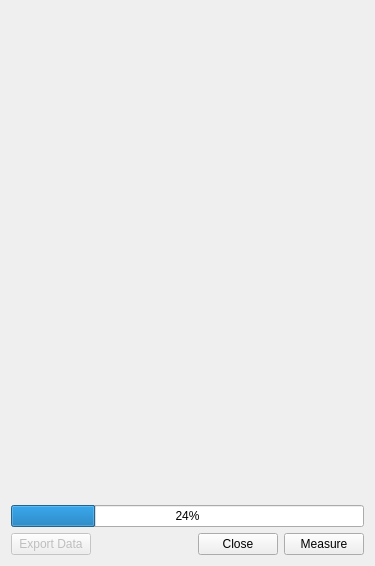
<?xml version="1.0" encoding="UTF-8"?>
<ui version="4.0">
 <class>MainWindow</class>
 <widget class="QMainWindow" name="MainWindow">
  <property name="enabled">
   <bool>true</bool>
  </property>
  <property name="geometry">
   <rect>
    <x>0</x>
    <y>0</y>
    <width>375</width>
    <height>505</height>
   </rect>
  </property>
  <property name="windowTitle">
   <string>MainWindow</string>
  </property>
  <property name="windowIcon">
   <iconset>
    <normaloff>:/new/icon_resource/RS.ico</normaloff>
    <normalon>:/new/icon_resource/RS.ico</normalon>:/new/icon_resource/RS.ico</iconset>
  </property>
  <widget class="QWidget" name="centralWidget">
   <layout class="QVBoxLayout" name="verticalLayout_4">
    <item>
     <widget class="QStackedWidget" name="pages">
      <property name="currentIndex">
       <number>1</number>
      </property>
      <widget class="QWidget" name="settingsPage">
       <layout class="QVBoxLayout" name="verticalLayout">
        <property name="spacing">
         <number>0</number>
        </property>
        <property name="leftMargin">
         <number>0</number>
        </property>
        <property name="topMargin">
         <number>0</number>
        </property>
        <property name="rightMargin">
         <number>0</number>
        </property>
        <property name="bottomMargin">
         <number>0</number>
        </property>
        <item>
         <widget class="QWidget" name="settings" native="true">
          <layout class="QVBoxLayout" name="verticalLayout_2" stretch="0,0,0">
           <property name="spacing">
            <number>6</number>
           </property>
           <property name="leftMargin">
            <number>0</number>
           </property>
           <property name="topMargin">
            <number>0</number>
           </property>
           <property name="rightMargin">
            <number>0</number>
           </property>
           <property name="bottomMargin">
            <number>0</number>
           </property>
           <item>
            <widget class="QGroupBox" name="frequencyGroup">
             <property name="font">
              <font>
               <weight>75</weight>
               <bold>true</bold>
              </font>
             </property>
             <property name="title">
              <string>Frequency</string>
             </property>
             <property name="flat">
              <bool>false</bool>
             </property>
             <layout class="QGridLayout" name="gridLayout">
              <item row="0" column="0">
               <widget class="QLabel" name="startFrequencyLabel">
                <property name="font">
                 <font>
                  <weight>50</weight>
                  <bold>false</bold>
                 </font>
                </property>
                <property name="text">
                 <string>Start:</string>
                </property>
               </widget>
              </item>
              <item row="3" column="0">
               <widget class="QLabel" name="ifBwLabel">
                <property name="font">
                 <font>
                  <weight>50</weight>
                  <bold>false</bold>
                 </font>
                </property>
                <property name="text">
                 <string>IF Bw:</string>
                </property>
               </widget>
              </item>
              <item row="1" column="0">
               <widget class="QLabel" name="stopFrequencyLabel">
                <property name="font">
                 <font>
                  <weight>50</weight>
                  <bold>false</bold>
                 </font>
                </property>
                <property name="text">
                 <string>Stop:</string>
                </property>
               </widget>
              </item>
              <item row="2" column="0">
               <widget class="QLabel" name="frequencyPointsLabel">
                <property name="font">
                 <font>
                  <weight>50</weight>
                  <bold>false</bold>
                 </font>
                </property>
                <property name="text">
                 <string>Points:</string>
                </property>
               </widget>
              </item>
              <item row="2" column="1">
               <widget class="RsaToolbox::PointsEdit" name="frequencyPoints">
                <property name="font">
                 <font>
                  <weight>50</weight>
                  <bold>false</bold>
                 </font>
                </property>
                <property name="text">
                 <string/>
                </property>
               </widget>
              </item>
              <item row="0" column="1">
               <widget class="RsaToolbox::FrequencyEdit" name="startFrequency">
                <property name="font">
                 <font>
                  <weight>50</weight>
                  <bold>false</bold>
                 </font>
                </property>
               </widget>
              </item>
              <item row="1" column="1">
               <widget class="RsaToolbox::FrequencyEdit" name="stopFrequency">
                <property name="font">
                 <font>
                  <weight>50</weight>
                  <bold>false</bold>
                 </font>
                </property>
               </widget>
              </item>
              <item row="3" column="1">
               <widget class="RsaToolbox::FrequencyEdit" name="ifBw">
                <property name="font">
                 <font>
                  <weight>50</weight>
                  <bold>false</bold>
                 </font>
                </property>
               </widget>
              </item>
             </layout>
            </widget>
           </item>
           <item>
            <widget class="QGroupBox" name="powerGroup">
             <property name="font">
              <font>
               <weight>75</weight>
               <bold>true</bold>
              </font>
             </property>
             <property name="title">
              <string>Power</string>
             </property>
             <layout class="QGridLayout" name="gridLayout_2" columnstretch="0,1,0">
              <item row="6" column="1">
               <widget class="QComboBox" name="postCondition">
                <property name="font">
                 <font>
                  <weight>50</weight>
                  <bold>false</bold>
                 </font>
                </property>
                <property name="currentIndex">
                 <number>0</number>
                </property>
                <item>
                 <property name="text">
                  <string>None</string>
                 </property>
                </item>
                <item>
                 <property name="text">
                  <string>RF Off</string>
                 </property>
                </item>
               </widget>
              </item>
              <item row="2" column="0">
               <widget class="QLabel" name="pointsLabel">
                <property name="font">
                 <font>
                  <weight>50</weight>
                  <bold>false</bold>
                 </font>
                </property>
                <property name="text">
                 <string>Points:</string>
                </property>
               </widget>
              </item>
              <item row="0" column="1">
               <widget class="RsaToolbox::PowerEdit" name="startPower">
                <property name="font">
                 <font>
                  <weight>50</weight>
                  <bold>false</bold>
                 </font>
                </property>
               </widget>
              </item>
              <item row="1" column="0">
               <widget class="QLabel" name="stopPowerLabel">
                <property name="font">
                 <font>
                  <weight>50</weight>
                  <bold>false</bold>
                 </font>
                </property>
                <property name="text">
                 <string>Stop:</string>
                </property>
               </widget>
              </item>
              <item row="1" column="1">
               <widget class="RsaToolbox::PowerEdit" name="stopPower">
                <property name="font">
                 <font>
                  <weight>50</weight>
                  <bold>false</bold>
                 </font>
                </property>
               </widget>
              </item>
              <item row="6" column="0">
               <widget class="QLabel" name="postConditionLabel">
                <property name="font">
                 <font>
                  <weight>50</weight>
                  <bold>false</bold>
                 </font>
                </property>
                <property name="text">
                 <string>Post-Condition:</string>
                </property>
               </widget>
              </item>
              <item row="2" column="1">
               <widget class="RsaToolbox::PointsEdit" name="powerPoints">
                <property name="font">
                 <font>
                  <weight>50</weight>
                  <bold>false</bold>
                 </font>
                </property>
               </widget>
              </item>
              <item row="0" column="0">
               <widget class="QLabel" name="startPowerLabel">
                <property name="font">
                 <font>
                  <weight>50</weight>
                  <bold>false</bold>
                 </font>
                </property>
                <property name="text">
                 <string>Start:</string>
                </property>
               </widget>
              </item>
              <item row="3" column="0">
               <widget class="QLabel" name="compressionLevelLabel">
                <property name="font">
                 <font>
                  <weight>50</weight>
                  <bold>false</bold>
                 </font>
                </property>
                <property name="text">
                 <string>Compression:</string>
                </property>
               </widget>
              </item>
              <item row="3" column="1">
               <widget class="RsaToolbox::DecibelEdit" name="compressionLevel">
                <property name="font">
                 <font>
                  <weight>50</weight>
                  <bold>false</bold>
                 </font>
                </property>
               </widget>
              </item>
              <item row="3" column="2">
               <widget class="QCheckBox" name="gainExpansion">
                <property name="font">
                 <font>
                  <weight>50</weight>
                  <bold>false</bold>
                 </font>
                </property>
                <property name="text">
                 <string>Include Gain Expansion</string>
                </property>
                <property name="checked">
                 <bool>true</bool>
                </property>
               </widget>
              </item>
              <item row="1" column="2">
               <widget class="QCheckBox" name="stopAtCompression">
                <property name="font">
                 <font>
                  <weight>50</weight>
                  <bold>false</bold>
                 </font>
                </property>
                <property name="text">
                 <string>Stop at compression</string>
                </property>
                <property name="checked">
                 <bool>true</bool>
                </property>
               </widget>
              </item>
              <item row="2" column="2">
               <widget class="QWidget" name="powerSpacingWidget" native="true">
                <layout class="QHBoxLayout" name="horizontalLayout" stretch="0,1">
                 <property name="leftMargin">
                  <number>0</number>
                 </property>
                 <property name="topMargin">
                  <number>0</number>
                 </property>
                 <property name="bottomMargin">
                  <number>0</number>
                 </property>
                 <item>
                  <widget class="QLabel" name="powerSpacingLabel">
                   <property name="font">
                    <font>
                     <weight>50</weight>
                     <bold>false</bold>
                    </font>
                   </property>
                   <property name="text">
                    <string>ΔP:</string>
                   </property>
                  </widget>
                 </item>
                 <item>
                  <widget class="QLabel" name="powerSpacing">
                   <property name="font">
                    <font>
                     <weight>50</weight>
                     <bold>false</bold>
                    </font>
                   </property>
                   <property name="text">
                    <string/>
                   </property>
                  </widget>
                 </item>
                </layout>
               </widget>
              </item>
             </layout>
            </widget>
           </item>
           <item>
            <widget class="QGroupBox" name="portsGroup">
             <property name="font">
              <font>
               <weight>75</weight>
               <bold>true</bold>
              </font>
             </property>
             <property name="title">
              <string>Miscellaneous</string>
             </property>
             <layout class="QGridLayout" name="gridLayout_5">
              <item row="3" column="0">
               <widget class="QLabel" name="sweepTypeLabel">
                <property name="font">
                 <font>
                  <weight>50</weight>
                  <bold>false</bold>
                 </font>
                </property>
                <property name="text">
                 <string>Sweep Type:</string>
                </property>
               </widget>
              </item>
              <item row="2" column="0">
               <widget class="QLabel" name="inputPortLabel">
                <property name="font">
                 <font>
                  <weight>50</weight>
                  <bold>false</bold>
                 </font>
                </property>
                <property name="text">
                 <string>Input Port:</string>
                </property>
               </widget>
              </item>
              <item row="1" column="0">
               <widget class="QLabel" name="outputPortLabel">
                <property name="font">
                 <font>
                  <weight>50</weight>
                  <bold>false</bold>
                 </font>
                </property>
                <property name="text">
                 <string>Output Port:</string>
                </property>
               </widget>
              </item>
              <item row="1" column="1">
               <widget class="RsaToolbox::PointsEdit" name="outputPort">
                <property name="font">
                 <font>
                  <weight>50</weight>
                  <bold>false</bold>
                 </font>
                </property>
               </widget>
              </item>
              <item row="0" column="0">
               <widget class="QLabel" name="channelLabel">
                <property name="font">
                 <font>
                  <weight>50</weight>
                  <bold>false</bold>
                 </font>
                </property>
                <property name="text">
                 <string>Channel:</string>
                </property>
               </widget>
              </item>
              <item row="0" column="1">
               <widget class="QComboBox" name="channel">
                <property name="font">
                 <font>
                  <weight>50</weight>
                  <bold>false</bold>
                 </font>
                </property>
               </widget>
              </item>
              <item row="2" column="1">
               <widget class="RsaToolbox::PointsEdit" name="inputPort">
                <property name="font">
                 <font>
                  <weight>50</weight>
                  <bold>false</bold>
                 </font>
                </property>
               </widget>
              </item>
              <item row="3" column="1">
               <widget class="QComboBox" name="sweepType">
                <property name="font">
                 <font>
                  <weight>50</weight>
                  <bold>false</bold>
                 </font>
                </property>
                <item>
                 <property name="text">
                  <string>Frequency</string>
                 </property>
                </item>
               </widget>
              </item>
             </layout>
            </widget>
           </item>
          </layout>
         </widget>
        </item>
        <item>
         <spacer name="verticalSpacer_3">
          <property name="orientation">
           <enum>Qt::Vertical</enum>
          </property>
          <property name="sizeHint" stdset="0">
           <size>
            <width>20</width>
            <height>24</height>
           </size>
          </property>
         </spacer>
        </item>
        <item>
         <widget class="RsaToolbox::ErrorLabel" name="error" native="true">
          <property name="minimumSize">
           <size>
            <width>0</width>
            <height>23</height>
           </size>
          </property>
         </widget>
        </item>
       </layout>
      </widget>
      <widget class="QWidget" name="progressPage">
       <layout class="QVBoxLayout" name="verticalLayout_3" stretch="1,0,0">
        <property name="leftMargin">
         <number>0</number>
        </property>
        <property name="topMargin">
         <number>0</number>
        </property>
        <property name="rightMargin">
         <number>0</number>
        </property>
        <property name="bottomMargin">
         <number>0</number>
        </property>
        <item>
         <widget class="QCustomPlot" name="plot" native="true"/>
        </item>
        <item>
         <widget class="RsaToolbox::TimedProgressBar" name="timedProgressBar" native="true">
          <property name="minimumSize">
           <size>
            <width>0</width>
            <height>0</height>
           </size>
          </property>
          <property name="maximumSize">
           <size>
            <width>16777215</width>
            <height>16777215</height>
           </size>
          </property>
         </widget>
        </item>
        <item>
         <widget class="QProgressBar" name="progressBar">
          <property name="value">
           <number>24</number>
          </property>
         </widget>
        </item>
       </layout>
      </widget>
     </widget>
    </item>
    <item>
     <widget class="QWidget" name="buttons" native="true">
      <layout class="QHBoxLayout" name="horizontalLayout_2">
       <property name="leftMargin">
        <number>0</number>
       </property>
       <property name="topMargin">
        <number>0</number>
       </property>
       <property name="rightMargin">
        <number>0</number>
       </property>
       <property name="bottomMargin">
        <number>0</number>
       </property>
       <item>
        <widget class="QPushButton" name="exportData">
         <property name="enabled">
          <bool>false</bool>
         </property>
         <property name="text">
          <string>Export Data</string>
         </property>
        </widget>
       </item>
       <item>
        <spacer name="horizontalSpacer">
         <property name="orientation">
          <enum>Qt::Horizontal</enum>
         </property>
         <property name="sizeHint" stdset="0">
          <size>
           <width>40</width>
           <height>20</height>
          </size>
         </property>
        </spacer>
       </item>
       <item>
        <widget class="QPushButton" name="cancel">
         <property name="text">
          <string>Close</string>
         </property>
        </widget>
       </item>
       <item>
        <widget class="QPushButton" name="measure">
         <property name="text">
          <string>Measure</string>
         </property>
        </widget>
       </item>
      </layout>
     </widget>
    </item>
   </layout>
  </widget>
 </widget>
 <layoutdefault spacing="6" margin="11"/>
 <customwidgets>
  <customwidget>
   <class>RsaToolbox::PointsEdit</class>
   <extends>QLineEdit</extends>
   <header>PointsEdit.h</header>
  </customwidget>
  <customwidget>
   <class>RsaToolbox::FrequencyEdit</class>
   <extends>QLineEdit</extends>
   <header>FrequencyEdit.h</header>
  </customwidget>
  <customwidget>
   <class>RsaToolbox::ErrorLabel</class>
   <extends>QWidget</extends>
   <header>ErrorLabel.h</header>
   <container>1</container>
  </customwidget>
  <customwidget>
   <class>RsaToolbox::PowerEdit</class>
   <extends>QLineEdit</extends>
   <header>PowerEdit.h</header>
  </customwidget>
  <customwidget>
   <class>RsaToolbox::DecibelEdit</class>
   <extends>QLineEdit</extends>
   <header>DecibelEdit.h</header>
  </customwidget>
  <customwidget>
   <class>QCustomPlot</class>
   <extends>QWidget</extends>
   <header>qcustomplot.h</header>
   <container>1</container>
  </customwidget>
  <customwidget>
   <class>RsaToolbox::TimedProgressBar</class>
   <extends>QWidget</extends>
   <header>TimedProgressBar.h</header>
   <container>1</container>
  </customwidget>
 </customwidgets>
 <tabstops>
  <tabstop>startFrequency</tabstop>
  <tabstop>stopFrequency</tabstop>
  <tabstop>frequencyPoints</tabstop>
  <tabstop>ifBw</tabstop>
  <tabstop>startPower</tabstop>
  <tabstop>stopPower</tabstop>
  <tabstop>powerPoints</tabstop>
  <tabstop>compressionLevel</tabstop>
  <tabstop>postCondition</tabstop>
  <tabstop>channel</tabstop>
  <tabstop>outputPort</tabstop>
  <tabstop>inputPort</tabstop>
  <tabstop>exportData</tabstop>
  <tabstop>cancel</tabstop>
  <tabstop>measure</tabstop>
 </tabstops>
 <resources/>
 <connections/>
</ui>
